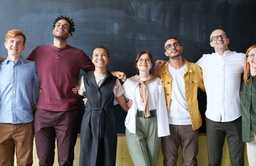
#> input picture 1/image1.jpg, 256 x 166 px, shrunk from 6000 x 3887 before the run, given in place of Image1.jpeg, which was not available
$ python CV-CHW1-99222119.py   (older library calls are emulated)
#> lines starting #> are read from the running program, lines starting #| are printed output that depends on the picture; after the words box and inside, x2 and y2 are one past the last pixel; in counts of white or black regions, pixels touching at a corner belong together; pictures that were not available may be replaced by others from this repository, and a replacement may not be noted
# %%
import cv2
from skimage.exposure import match_histograms
import numpy as np
import matplotlib.pyplot as plt
from math import log10, sqrt

# %% [markdown]
# ---
# ### Question 1
# ---

# %% [markdown]
# ## Q 1-A

# %%
img1 = cv2.imread("Image1.jpeg")
#> img1 is the input picture: shape (166, 256, 3); mean B, G, R 101.8, 100, 105.4
img1 = cv2.cvtColor(img1, cv2.COLOR_BGR2RGB)
img1.shape

# %%
plt.imshow(img1)

# %% [markdown]
# ## Q 1-B
# #### Showing input channels

# %%
zero_chnl = np.zeros((img1.shape[0], img1.shape[1]))

red = np.stack([img1[:,:,0], zero_chnl, zero_chnl], axis=2)
green = np.stack([zero_chnl, img1[:,:,1], zero_chnl], axis=2)
blue = np.stack([zero_chnl, zero_chnl, img1[:,:,2]], axis=2)

fig, ax = plt.subplots(1,3, figsize=(15,5))
ax[0].imshow(red/255)
ax[1].imshow(green/255)
ax[2].imshow(blue/255)

# %% [markdown]
# ## Q 1-C
# #### Converting to gray scale :
# Using this lumninace extraction weights : [0.2989, 0.5870, 0.1140]
#
# And also using normal averaging

# %%
luma_matrix = np.array([0.2989, 0.5870, 0.1140])
gray_scale = img1.dot(luma_matrix)
gray_scale_n = img1.dot(np.array([1,1,1]))
fig, ax = plt.subplots(1,2, figsize=(15,10))
ax[0].imshow(gray_scale, cmap="gray")
ax[0].set_title("Gray scale using luminance")
ax[1].imshow(gray_scale_n, cmap="gray")
ax[1].set_title("Gray scale using simple averaging")

# %% [markdown]
# #### Binarize the image:

# %%
thershhold = 127
binary_img = (gray_scale > thershhold)*1
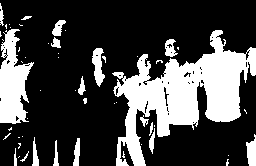
#> binary_img: shape (166, 256) int64; values 0 (black) and 1 (white), 27.1% white; 53 white regions (35 under 20 px), largest, box (x1, y1, x2, y2) and area: (112, 30, 256, 166) 7870, (0, 29, 34, 124) 1934, (92, 48, 105, 87) 300
plt.imshow(binary_img, cmap="gray")

# %% [markdown]
# ## Q 1-D
# #### Converting to HSV
# This is the way I converted the image
# - V = Max(R,G,B)
# - S = (Max(R,G,B) - Min(R,G,B))/Max(R,G,B)
# - H =

# %%
def RGB_to_HSV(img):
    tmp = img/255
    indeces = tmp.argmax(axis=2)
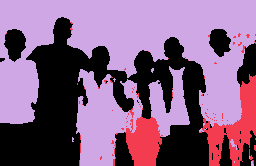
#> indeces: shape (166, 256) int64; 3 distinct labels, from 0 to 2; one colour per label, 0 black
    maximum = tmp.max(axis=2)
    minimum = tmp.min(axis=2)

    diff = maximum - minimum
    mask = diff != 0
#> mask: shape (166, 256) bool; 99.8% white; black in thin lines or dots, all inside (x1, y1, x2, y2) = (7, 18, 256, 166)
    # negs = diff < 0

    is_red_max = indeces == 0
#> is_red_max: shape (166, 256) bool; 38.1% white; 23 white regions (16 under 20 px), largest, box (x1, y1, x2, y2) and area: (0, 17, 209, 166) 13605, (237, 43, 256, 87) 518, (4, 29, 26, 62) 505
    is_green_max = indeces == 1
#> is_green_max: shape (166, 256) bool; 8.7% white; 90 white regions (86 under 20 px), largest, box (x1, y1, x2, y2) and area: (202, 74, 256, 166) 2017, (125, 114, 163, 166) 1347, (249, 149, 254, 164) 23, (129, 108, 134, 118) 21
    is_blue_max = indeces == 2
#> is_blue_max: shape (166, 256) bool; 53.3% white; 48 black regions (45 under 20 px), largest, box (x1, y1, x2, y2) and area: (0, 17, 256, 166) 18768, (4, 29, 26, 62) 508, (208, 29, 231, 57) 440
    hue = np.zeros((tmp.shape[0], tmp.shape[1]))

    mask_r = np.logical_and(mask, is_red_max)
#> mask_r: shape (166, 256) bool; 37.9% white; 23 white regions (16 under 20 px), largest, box (x1, y1, x2, y2) and area: (0, 17, 209, 166) 13577, (237, 44, 256, 86) 516, (4, 29, 26, 62) 504
    mask_g = np.logical_and(mask, is_green_max)
    mask_b = np.logical_and(mask, is_blue_max)

    hue[mask_r] = ((tmp[mask_r, 1] - tmp[mask_r, 2])/diff[mask_r])%6
    hue[mask_g] = (2 + (tmp[mask_g, 2] - tmp[mask_g, 0])/diff[mask_g])
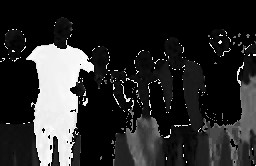
#> hue: shape (166, 256) float64; min 0, max 5.98, mean 0.996; drawn with min black and max white
    hue[mask_b] = (4 + (tmp[mask_b, 0] - tmp[mask_b, 1])/diff[mask_b])
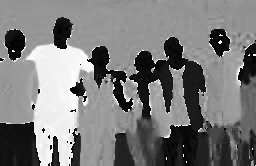
#> hue: shape (166, 256) float64; min 0, max 5.98, mean 2.9; drawn with min black and max white

    hue = (hue*60 )%360
    # hue[negs] += 360
    hue = hue/(360)
    value = maximum
    saturation = (diff)/maximum
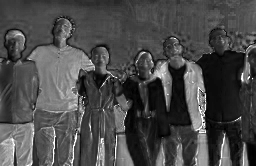
#> saturation: shape (166, 256) float64; min 0, max 1, mean 0.293
    saturation[maximum == 0] = 0

    hsv_img_s = np.stack([hue*179, saturation*255, value*255], axis=2).astype(np.uint8)
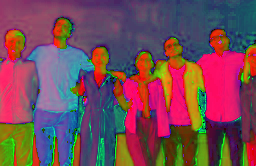
#> hsv_img_s: shape (166, 256, 3); mean of channels 0, 1, 2 86.1, 74.2, 117.9; drawn as B, G, R
    return hsv_img_s

# %% [markdown]
# ## Q 1-E
# #### Comparision :
# As its shown implemented from scratch is a bit different from the one opencv calculated .

# %%
rgb2hsv_s = RGB_to_HSV(img1)
rgb2hsv_cv2 = cv2.cvtColor(img1, cv2.COLOR_RGB2HSV)
#> rgb2hsv_cv2: shape (166, 256, 3); mean H, S, V 87.1, 74.7, 117.9
# print(rgb2hsv_cv2.dtype)
fig,ax = plt.subplots(1,2,figsize=(10,5))
ax[0].imshow(rgb2hsv_s)
ax[0].set_title("HSV conversion from scratch")
ax[1].imshow(rgb2hsv_cv2)
ax[1].set_title("HSV conversion using opencv")

# %% [markdown]
# Scale of differences in hue values are not big of deal so there are not different in their hues

# %%
rgb2hsv_s[:,:,0], rgb2hsv_cv2[:,:,0]

# %% [markdown]
# Also their scale in saturation are not different that much only a fraction

# %%
rgb2hsv_s[:,:,1] , rgb2hsv_cv2[:,:,1]

# %% [markdown]
# And even in the value channel there is no difference that can be seen so by this double checking there is gotta be no problem.

# %%
rgb2hsv_s[:,:,2] - rgb2hsv_cv2[:,:,2]

# %% [markdown]
# So as a conclusion there should be no problem in using it because the difference is not significant

# %% [markdown]
# ## Q 1-F
# #### Color extraction :
# Based on what i searched easiest and only way found to do so is to clamp specified range of color from hue part of an image and create mask matrix that has 1 in every value that is in that specific range and 0 otherwise So thats what i did based on this link (https://cvexplained.wordpress.com/2020/04/28/color-detection-hsv/#:~:text=From%20the%20above%20HSV%20color,range%20(20%2C%20255).&text=Our%20rose%20flower%20is%20predominantly,HSV%20values%20of%20red%20color.), But logicaly its possible to convert the image to other color models and then extract the red components but infact some of this red components for example in RGB are not percivable because for example in RGB color model if we assume red channel as red information of the image its not right cause red and other two colors can be combined and create other colors hence its not true to use the red channel as the red component(information) of an image .
#
# So for conlcusion I'd say one of the best way to extract color specific information from an image is by using HSV color model or any color model that has a single channel to define color .

# %%
lower1 = np.array([0, 100, 20])
upper1 = np.array([12, 255, 255])

lower2 = np.array([160,100,20])
upper2 = np.array([179,255,255])

lower_mask = cv2.inRange(rgb2hsv_s, lower1, upper1)
#> lower_mask: shape (166, 256); 5.2% white; 76 white regions (62 under 20 px), largest, box (x1, y1, x2, y2) and area: (0, 122, 34, 166) 1034, (59, 20, 71, 49) 174, (100, 47, 111, 74) 146
upper_mask = cv2.inRange(rgb2hsv_s, lower2, upper2)
#> upper_mask: shape (166, 256); 7.4% white; 37 white regions (33 under 20 px), largest, box (x1, y1, x2, y2) and area: (27, 46, 94, 128) 2877, (40, 124, 53, 146) 92, (45, 147, 53, 164) 56, (66, 124, 70, 137) 22

full_mask = lower_mask + upper_mask
#> full_mask: shape (166, 256); 12.7% white; 92 white regions (77 under 20 px), largest, box (x1, y1, x2, y2) and area: (27, 20, 95, 128) 3119, (0, 122, 35, 166) 1042, (40, 124, 53, 166) 176


fig, ax = plt.subplots(1,2, figsize=(15,5))
ax[0].imshow(img1)
ax[0].set_title("Original image")
ax[1].imshow(full_mask, cmap="gray")

# %%
reds = cv2.bitwise_and(img1, img1, mask=full_mask)
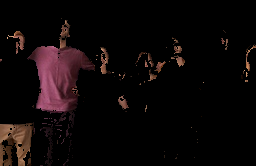
#> reds: shape (166, 256, 3); mean R, G, B 13.2, 7.4, 7.6
plt.imshow(reds)

# %% [markdown]
# ---
# ### Question 2
# ---
#
# ## Q 2

# %%
or_img = cv2.imread("Image2.1.jpg")
#> (the run stopped early here; a loop or call above may not have finished)

$ run again, with 1/image2.jpg copied over 1/image1.jpg
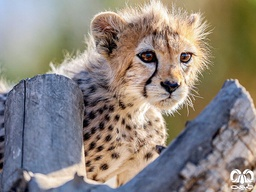
#> input picture 1/image2.jpg, 256 x 192 px, shrunk from 640 x 480 before the run, given in place of Image1.jpeg, which was not available
#> img1 is the input picture: shape (192, 256, 3); mean B, G, R 126.8, 133.7, 141.4
#> `binary_img = (gray_scale > thershhold)*1`:
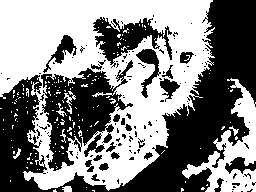
#> binary_img: shape (192, 256) int64; values 0 (black) and 1 (white), 51.5% white; 137 black regions (114 under 20 px), largest, box (x1, y1, x2, y2) and area: (0, 0, 256, 192) 14994, (41, 60, 133, 171) 4505, (93, 17, 172, 68) 1682
#> indeces: shape (192, 256) int64; 3 distinct labels, from 0 to 2
#> mask: shape (192, 256) bool; 100% white; black in thin lines or dots, all inside (x1, y1, x2, y2) = (9, 56, 248, 188)
#> is_red_max: shape (192, 256) bool; 55.9% white; 30 black regions (22 under 20 px), largest, box (x1, y1, x2, y2) and area: (0, 0, 253, 192) 20937, (138, 44, 159, 69) 189, (164, 81, 178, 97) 114
#> is_green_max: shape (192, 256) bool; 8.8% white; 20 white regions (17 under 20 px), largest, box (x1, y1, x2, y2) and area: (0, 0, 117, 88) 4113, (240, 42, 249, 58) 97, (249, 0, 256, 10) 53
#> is_blue_max: shape (192, 256) bool; 35.3% white; 20 white regions (13 under 20 px), largest, box (x1, y1, x2, y2) and area: (0, 65, 253, 192) 14858, (0, 0, 58, 51) 1955, (138, 44, 159, 69) 185
#> mask_r: shape (192, 256) bool; 55.9% white; 30 black regions (22 under 20 px), largest, box (x1, y1, x2, y2) and area: (0, 0, 253, 192) 20942, (138, 44, 159, 69) 192, (163, 81, 178, 97) 120
#> rgb2hsv_cv2: shape (192, 256, 3); mean H, S, V 60, 71.4, 153.6
#> lower_mask: shape (192, 256); 4.2% white; 127 white regions (107 under 20 px), largest, box (x1, y1, x2, y2) and area: (116, 25, 158, 86) 715, (97, 17, 117, 44) 173, (160, 29, 176, 61) 151
#> upper_mask: shape (192, 256); 0.07% white in thin lines or dots, all inside (x1, y1, x2, y2) = (84, 51, 218, 138)
#> `reds = cv2.bitwise_and(img1, img1, mask=full_mask)`:
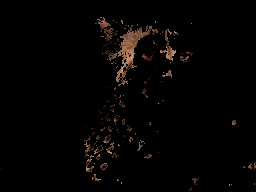
#> reds: shape (192, 256, 3); mean R, G, B 4.6, 3.2, 2.4
